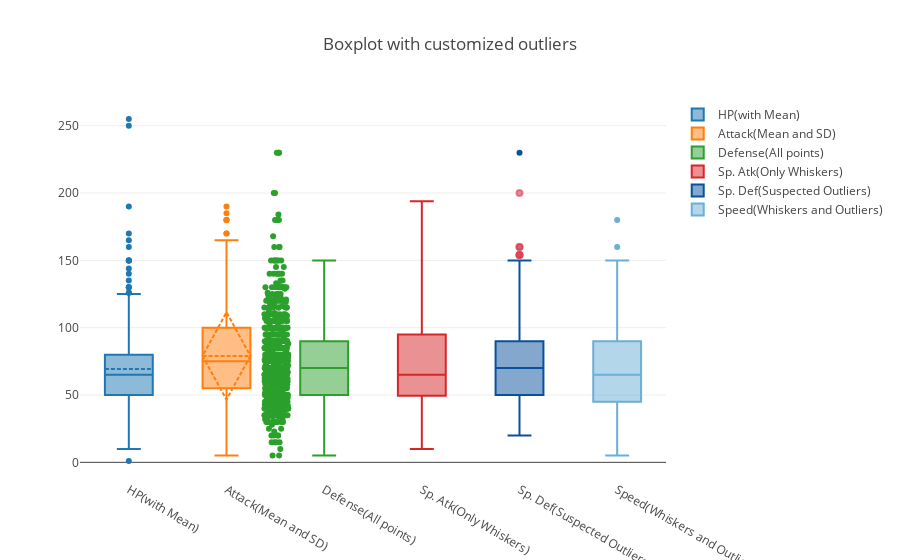

Write notebook code for a chart like this one.
### Markdown cell above
**2.2 Customized Boxplots**

### Code cell
trace0 = go.Box(
    y=df["HP"],
    boxmean = True,
    name="HP(with Mean)"
)
trace1 = go.Box(
    y=df["Attack"],
    boxmean = 'sd',
    name="Attack(Mean and SD)"
)
trace2 = go.Box(
    y=df["Defense"],
    jitter = 0.5,
    pointpos = -2,
    boxpoints = 'all',
    name = "Defense(All points)"
)
trace3 = go.Box(
    y=df["Sp. Atk"],
    boxpoints = False,
    name = "Sp. Atk(Only Whiskers)"
)
trace4 = go.Box(
    y=df["Sp. Def"],
    boxpoints = 'suspectedoutliers',
    marker = dict(
        outliercolor = 'rgba(219, 64, 82, 0.6)',
        line = dict(
            outliercolor = 'rgba(219, 64, 82, 0.6)',
            outlierwidth = 2)),
    line = dict(
        color = 'rgb(8,81,156)'),
    name = "Sp. Def(Suspected Outliers)"
)
trace5 = go.Box(
    y=df["Speed"],
    boxpoints = 'outliers',
    line = dict(
        color = 'rgb(107,174,214)'),
    name = "Speed(Whiskers and Outliers)"
)

layout = go.Layout(
    title = "Boxplot with customized outliers"
)
data = [trace0, trace1, trace2, trace3, trace4, trace5]
fig = go.Figure(data=data,layout=layout)
iplot(fig, filename = "Customized Boxplot")

### Figure 1 — Plotly figure (JSON) as saved in the notebook; plotly's stock layout.template omitted (floating-point values rounded to 4 significant figures; data arrays with more than 128 entries replaced by an {"elided": "..."} marker saying what was removed)
{"data": [{"boxmean": true, "name": "HP(with Mean)", "type": "box", "y": {"elided": "800 int values"}}, {"boxmean": "sd", "name": "Attack(Mean and SD)", "type": "box", "y": {"elided": "800 int values"}}, {"boxpoints": "all", "jitter": 0.5, "name": "Defense(All points)", "pointpos": -2, "type": "box", "y": {"elided": "800 int values"}}, {"boxpoints": false, "name": "Sp. Atk(Only Whiskers)", "type": "box", "y": {"elided": "800 int values"}}, {"boxpoints": "suspectedoutliers", "line": {"color": "rgb(8,81,156)"}, "marker": {"line": {"outliercolor": "rgba(219, 64, 82, 0.6)", "outlierwidth": 2}, "outliercolor": "rgba(219, 64, 82, 0.6)"}, "name": "Sp. Def(Suspected Outliers)", "type": "box", "y": {"elided": "800 int values"}}, {"boxpoints": "outliers", "line": {"color": "rgb(107,174,214)"}, "name": "Speed(Whiskers and Outliers)", "type": "box", "y": {"elided": "800 int values"}}], "layout": {"title": "Boxplot with customized outliers"}}
